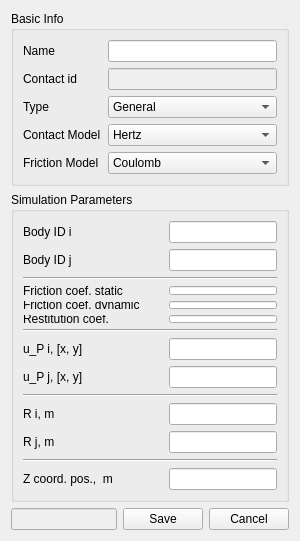
<?xml version="1.0" encoding="UTF-8"?>
<ui version="4.0">
 <class>Form</class>
 <widget class="QWidget" name="Form">
  <property name="geometry">
   <rect>
    <x>0</x>
    <y>0</y>
    <width>300</width>
    <height>541</height>
   </rect>
  </property>
  <property name="minimumSize">
   <size>
    <width>300</width>
    <height>541</height>
   </size>
  </property>
  <property name="maximumSize">
   <size>
    <width>300</width>
    <height>541</height>
   </size>
  </property>
  <property name="windowTitle">
   <string>Contact</string>
  </property>
  <layout class="QFormLayout" name="formLayout_2">
   <property name="fieldGrowthPolicy">
    <enum>QFormLayout::AllNonFixedFieldsGrow</enum>
   </property>
   <item row="0" column="0" colspan="2">
    <widget class="QGroupBox" name="groupBox_basicInfo">
     <property name="title">
      <string>Basic Info</string>
     </property>
     <layout class="QGridLayout" name="gridLayout">
      <item row="1" column="2">
       <widget class="QLineEdit" name="contactID_lineEdit">
        <property name="enabled">
         <bool>false</bool>
        </property>
       </widget>
      </item>
      <item row="2" column="0">
       <widget class="QLabel" name="contactType_label">
        <property name="text">
         <string>Type</string>
        </property>
       </widget>
      </item>
      <item row="0" column="2">
       <widget class="QLineEdit" name="name_lineEdit"/>
      </item>
      <item row="0" column="0">
       <widget class="QLabel" name="name_label">
        <property name="text">
         <string>Name</string>
        </property>
       </widget>
      </item>
      <item row="2" column="2">
       <widget class="QComboBox" name="contactTypecomboBox">
        <item>
         <property name="text">
          <string>General</string>
         </property>
        </item>
        <item>
         <property name="text">
          <string>Revolute Clearance Joint</string>
         </property>
        </item>
       </widget>
      </item>
      <item row="1" column="0">
       <widget class="QLabel" name="contactID_label">
        <property name="text">
         <string>Contact id</string>
        </property>
       </widget>
      </item>
      <item row="3" column="0">
       <widget class="QLabel" name="contactModelType_label">
        <property name="text">
         <string>Contact Model</string>
        </property>
       </widget>
      </item>
      <item row="4" column="0">
       <widget class="QLabel" name="frictionModelType_label">
        <property name="text">
         <string>Friction Model</string>
        </property>
       </widget>
      </item>
      <item row="3" column="2">
       <widget class="QComboBox" name="contactModelTypecomboBox">
        <item>
         <property name="text">
          <string>Hertz</string>
         </property>
        </item>
        <item>
         <property name="text">
          <string>Kelvin-Voigt</string>
         </property>
        </item>
        <item>
         <property name="text">
          <string>Lankarani-Nikravesh</string>
         </property>
        </item>
       </widget>
      </item>
      <item row="4" column="2">
       <widget class="QComboBox" name="frictionModelTypecomboBox">
        <item>
         <property name="text">
          <string>Coulomb</string>
         </property>
        </item>
        <item>
         <property name="text">
          <string>Ideal (no friction)</string>
         </property>
        </item>
       </widget>
      </item>
      <item row="0" column="1">
       <spacer name="horizontalSpacer">
        <property name="orientation">
         <enum>Qt::Horizontal</enum>
        </property>
        <property name="sizeHint" stdset="0">
         <size>
          <width>40</width>
          <height>20</height>
         </size>
        </property>
       </spacer>
      </item>
     </layout>
    </widget>
   </item>
   <item row="2" column="0" colspan="2">
    <layout class="QHBoxLayout" name="bottom_horizontalLayout">
     <item>
      <widget class="QLineEdit" name="info_lineEdit">
       <property name="enabled">
        <bool>false</bool>
       </property>
      </widget>
     </item>
     <item>
      <widget class="QPushButton" name="save_pushButton">
       <property name="text">
        <string>Save</string>
       </property>
      </widget>
     </item>
     <item>
      <widget class="QPushButton" name="cancel_pushButton">
       <property name="text">
        <string>Cancel</string>
       </property>
      </widget>
     </item>
    </layout>
   </item>
   <item row="1" column="0" colspan="2">
    <widget class="QGroupBox" name="groupBox_simulationParameters">
     <property name="title">
      <string>Simulation Parameters</string>
     </property>
     <layout class="QGridLayout" name="gridLayout_2">
      <item row="9" column="2">
       <widget class="QLineEdit" name="Ri_lineEdit"/>
      </item>
      <item row="7" column="0">
       <widget class="QLabel" name="uPj_label">
        <property name="text">
         <string>u_P j, [x, y]</string>
        </property>
       </widget>
      </item>
      <item row="1" column="0">
       <widget class="QLabel" name="bodyIDj_label">
        <property name="text">
         <string>Body ID j</string>
        </property>
       </widget>
      </item>
      <item row="0" column="2">
       <widget class="QLineEdit" name="bodyIDi_lineEdit"/>
      </item>
      <item row="6" column="0">
       <widget class="QLabel" name="uPi_label">
        <property name="text">
         <string>u_P i, [x, y]</string>
        </property>
       </widget>
      </item>
      <item row="0" column="0">
       <widget class="QLabel" name="bodyIDi_label">
        <property name="text">
         <string>Body ID i</string>
        </property>
       </widget>
      </item>
      <item row="5" column="0" colspan="3">
       <widget class="Line" name="line">
        <property name="orientation">
         <enum>Qt::Horizontal</enum>
        </property>
       </widget>
      </item>
      <item row="10" column="0">
       <widget class="QLabel" name="Rj_label">
        <property name="text">
         <string>R j, m</string>
        </property>
       </widget>
      </item>
      <item row="7" column="2">
       <widget class="QLineEdit" name="uPj_lineEdit"/>
      </item>
      <item row="6" column="2">
       <widget class="QLineEdit" name="uPi_lineEdit"/>
      </item>
      <item row="9" column="0">
       <widget class="QLabel" name="Ri_label">
        <property name="text">
         <string>R i, m</string>
        </property>
       </widget>
      </item>
      <item row="10" column="2">
       <widget class="QLineEdit" name="Rj_lineEdit"/>
      </item>
      <item row="8" column="0" colspan="3">
       <widget class="Line" name="line_2">
        <property name="orientation">
         <enum>Qt::Horizontal</enum>
        </property>
       </widget>
      </item>
      <item row="4" column="0" colspan="3">
       <layout class="QGridLayout" name="gridLayout_4">
        <item row="0" column="0">
         <widget class="QLabel" name="frictionCoefStatic_label">
          <property name="text">
           <string>Friction coef. static</string>
          </property>
         </widget>
        </item>
        <item row="1" column="2">
         <widget class="QLineEdit" name="frictionCoefDynamic_lineEdit"/>
        </item>
        <item row="0" column="2">
         <widget class="QLineEdit" name="frictionCoefStatic_lineEdit"/>
        </item>
        <item row="2" column="2">
         <widget class="QLineEdit" name="restitutionCoef_lineEdit"/>
        </item>
        <item row="1" column="0">
         <widget class="QLabel" name="frictionCoefDynamic_label">
          <property name="text">
           <string>Friction coef. dynamic</string>
          </property>
         </widget>
        </item>
        <item row="2" column="0">
         <widget class="QLabel" name="restitutionCoef_label">
          <property name="text">
           <string>Restitution coef.</string>
          </property>
         </widget>
        </item>
        <item row="0" column="1">
         <spacer name="horizontalSpacer_2">
          <property name="orientation">
           <enum>Qt::Horizontal</enum>
          </property>
          <property name="sizeHint" stdset="0">
           <size>
            <width>20</width>
            <height>20</height>
           </size>
          </property>
         </spacer>
        </item>
        <item row="1" column="1">
         <spacer name="horizontalSpacer_5">
          <property name="orientation">
           <enum>Qt::Horizontal</enum>
          </property>
          <property name="sizeHint" stdset="0">
           <size>
            <width>20</width>
            <height>20</height>
           </size>
          </property>
         </spacer>
        </item>
        <item row="2" column="1">
         <spacer name="horizontalSpacer_6">
          <property name="orientation">
           <enum>Qt::Horizontal</enum>
          </property>
          <property name="sizeHint" stdset="0">
           <size>
            <width>20</width>
            <height>20</height>
           </size>
          </property>
         </spacer>
        </item>
       </layout>
      </item>
      <item row="3" column="0" colspan="3">
       <widget class="Line" name="line_3">
        <property name="orientation">
         <enum>Qt::Horizontal</enum>
        </property>
       </widget>
      </item>
      <item row="1" column="2">
       <widget class="QLineEdit" name="bodyIDj_lineEdit"/>
      </item>
      <item row="0" column="1">
       <spacer name="horizontalSpacer_3">
        <property name="orientation">
         <enum>Qt::Horizontal</enum>
        </property>
        <property name="sizeHint" stdset="0">
         <size>
          <width>20</width>
          <height>20</height>
         </size>
        </property>
       </spacer>
      </item>
      <item row="1" column="1">
       <spacer name="horizontalSpacer_4">
        <property name="orientation">
         <enum>Qt::Horizontal</enum>
        </property>
        <property name="sizeHint" stdset="0">
         <size>
          <width>20</width>
          <height>20</height>
         </size>
        </property>
       </spacer>
      </item>
      <item row="12" column="0">
       <widget class="QLabel" name="z_dim_label">
        <property name="text">
         <string>Z coord. pos.,  m</string>
        </property>
       </widget>
      </item>
      <item row="12" column="2">
       <widget class="QLineEdit" name="z_dim_lineEdit"/>
      </item>
      <item row="11" column="0" colspan="3">
       <widget class="Line" name="line_7">
        <property name="orientation">
         <enum>Qt::Horizontal</enum>
        </property>
       </widget>
      </item>
     </layout>
    </widget>
   </item>
  </layout>
 </widget>
 <tabstops>
  <tabstop>name_lineEdit</tabstop>
  <tabstop>contactID_lineEdit</tabstop>
  <tabstop>contactTypecomboBox</tabstop>
  <tabstop>contactModelTypecomboBox</tabstop>
  <tabstop>frictionModelTypecomboBox</tabstop>
  <tabstop>bodyIDi_lineEdit</tabstop>
  <tabstop>bodyIDj_lineEdit</tabstop>
  <tabstop>frictionCoefStatic_lineEdit</tabstop>
  <tabstop>frictionCoefDynamic_lineEdit</tabstop>
  <tabstop>restitutionCoef_lineEdit</tabstop>
  <tabstop>uPi_lineEdit</tabstop>
  <tabstop>uPj_lineEdit</tabstop>
  <tabstop>Ri_lineEdit</tabstop>
  <tabstop>Rj_lineEdit</tabstop>
  <tabstop>info_lineEdit</tabstop>
  <tabstop>save_pushButton</tabstop>
  <tabstop>cancel_pushButton</tabstop>
 </tabstops>
 <resources/>
 <connections/>
</ui>
